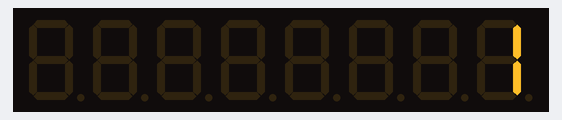
This sketch was run on a simulated Arduino Uno, built with avr-gcc and run on an emulated ATmega328P. Parts: 8-digit seven-segment display.

Above: at 0.05 s.
At 4.98 s:
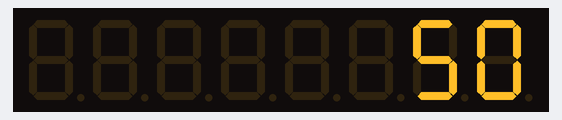
At 9.92 s:
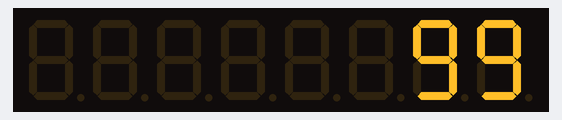
At 19.9 s:
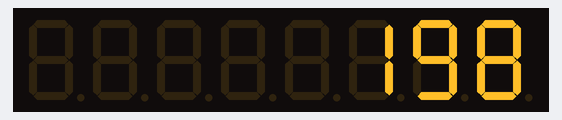
At 29.87 s:
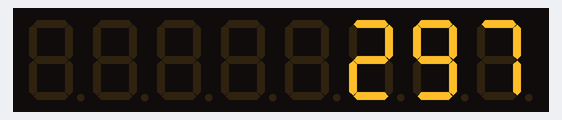
At 39.85 s:
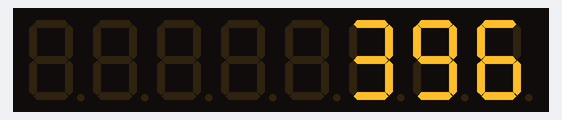

The sketch:

TM1638_Simple.ino
```cpp
#include <TM1638.h>

TM1638 modul(8, 9, 10);
unsigned long teller;

void setup() {
  // Kode for oppsett som kjøres en gang:
  teller = 1;
}

void loop() {
  // Hovedkode som kjøres gang etter gang:
  modul.setDisplayToDecNumber(teller, 0, false);
  delay(100);
  teller = teller + 1;
}
```
